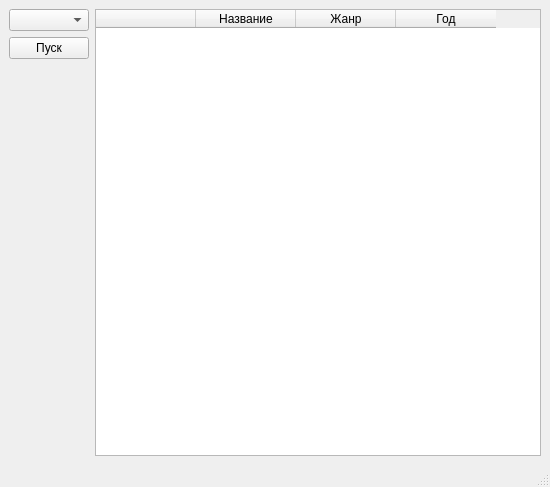
<?xml version="1.0" encoding="UTF-8"?>
<ui version="4.0">
 <class>MainWindow</class>
 <widget class="QMainWindow" name="MainWindow">
  <property name="geometry">
   <rect>
    <x>0</x>
    <y>0</y>
    <width>550</width>
    <height>487</height>
   </rect>
  </property>
  <property name="windowTitle">
   <string>MainWindow</string>
  </property>
  <widget class="QWidget" name="centralwidget">
   <layout class="QHBoxLayout" name="horizontalLayout">
    <item>
     <layout class="QVBoxLayout" name="verticalLayout">
      <item>
       <widget class="QComboBox" name="comboBox"/>
      </item>
      <item>
       <widget class="QPushButton" name="pushButton">
        <property name="text">
         <string>Пуск</string>
        </property>
       </widget>
      </item>
      <item>
       <spacer name="verticalSpacer">
        <property name="orientation">
         <enum>Qt::Vertical</enum>
        </property>
        <property name="sizeHint" stdset="0">
         <size>
          <width>20</width>
          <height>40</height>
         </size>
        </property>
       </spacer>
      </item>
     </layout>
    </item>
    <item>
     <widget class="QTableWidget" name="tableWidget">
      <column>
       <property name="text">
        <string/>
       </property>
      </column>
      <column>
       <property name="text">
        <string>Название</string>
       </property>
      </column>
      <column>
       <property name="text">
        <string>Жанр</string>
       </property>
      </column>
      <column>
       <property name="text">
        <string>Год</string>
       </property>
      </column>
     </widget>
    </item>
   </layout>
  </widget>
  <widget class="QMenuBar" name="menubar">
   <property name="geometry">
    <rect>
     <x>0</x>
     <y>0</y>
     <width>550</width>
     <height>20</height>
    </rect>
   </property>
  </widget>
  <widget class="QStatusBar" name="statusbar"/>
 </widget>
 <resources/>
 <connections/>
</ui>
